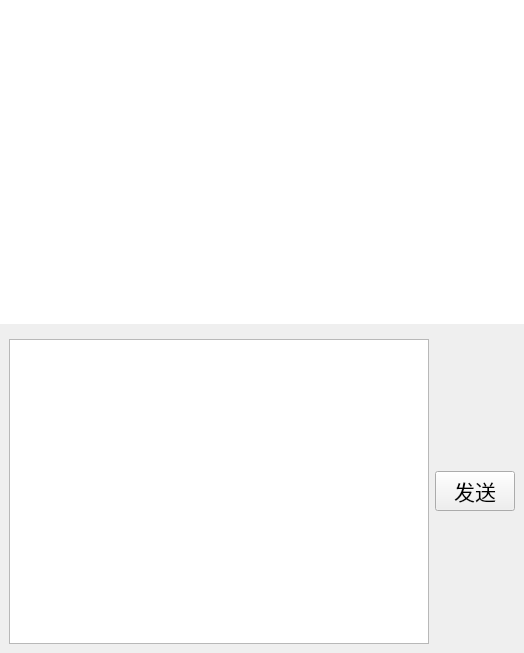
<?xml version="1.0" encoding="UTF-8"?>
<ui version="4.0">
 <class>Chat</class>
 <widget class="QWidget" name="Chat">
  <property name="geometry">
   <rect>
    <x>0</x>
    <y>0</y>
    <width>524</width>
    <height>653</height>
   </rect>
  </property>
  <property name="windowTitle">
   <string>Form</string>
  </property>
  <layout class="QGridLayout" name="gridLayout_2">
   <property name="leftMargin">
    <number>0</number>
   </property>
   <property name="topMargin">
    <number>0</number>
   </property>
   <property name="rightMargin">
    <number>0</number>
   </property>
   <property name="bottomMargin">
    <number>0</number>
   </property>
   <item row="0" column="0">
    <layout class="QVBoxLayout" name="verticalLayout">
     <item>
      <widget class="QListWidget" name="listWidget">
       <property name="frameShape">
        <enum>QFrame::NoFrame</enum>
       </property>
      </widget>
     </item>
     <item>
      <widget class="QWidget" name="widget" native="true">
       <layout class="QGridLayout" name="gridLayout">
        <item row="0" column="0">
         <layout class="QHBoxLayout" name="horizontalLayout">
          <item>
           <widget class="QTextEdit" name="textEdit"/>
          </item>
          <item>
           <widget class="QPushButton" name="pushButton">
            <property name="font">
             <font>
              <family>Agency FB</family>
              <pointsize>16</pointsize>
             </font>
            </property>
            <property name="text">
             <string>发送</string>
            </property>
           </widget>
          </item>
         </layout>
        </item>
       </layout>
      </widget>
     </item>
    </layout>
   </item>
  </layout>
 </widget>
 <resources/>
 <connections/>
</ui>
